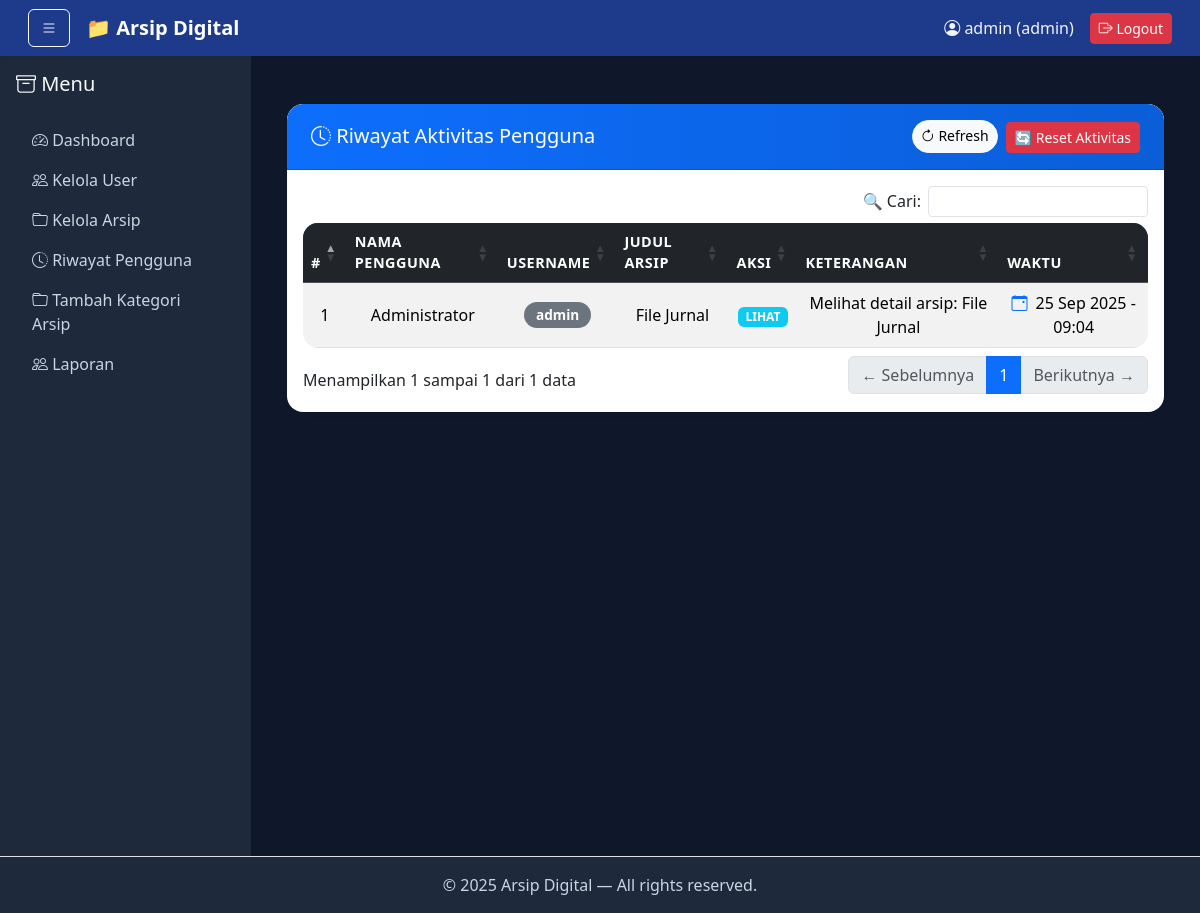
/admin/log_akses.php (signed in), run on the app's committed database.
### tables this page shows
CREATE TABLE `log_akses` (
  `log_id` int(11) NOT NULL AUTO_INCREMENT,
  `user_id` int(11) DEFAULT NULL,
  `arsip_id` int(11) DEFAULT NULL,
  `aksi` enum('upload','edit','unduh','lihat','hapus','login','logout') DEFAULT NULL,
  `keterangan` text DEFAULT NULL,
  `waktu` timestamp NOT NULL DEFAULT current_timestamp(),
  PRIMARY KEY (`log_id`),
  KEY `user_id` (`user_id`),
  KEY `arsip_id` (`arsip_id`),
  CONSTRAINT `log_akses_ibfk_1` FOREIGN KEY (`user_id`) REFERENCES `users` (`user_id`) ON DELETE SET NULL ON UPDATE CASCADE,
  CONSTRAINT `log_akses_ibfk_2` FOREIGN KEY (`arsip_id`) REFERENCES `arsip` (`arsip_id`) ON DELETE SET NULL ON UPDATE CASCADE
);

CREATE TABLE `users` (
  `user_id` int(11) NOT NULL AUTO_INCREMENT,
  `username` varchar(50) NOT NULL,
  `password` varchar(255) NOT NULL,
  `nama_lengkap` varchar(100) DEFAULT NULL,
  `email` varchar(100) DEFAULT NULL,
  `role` enum('admin','staff','pimpinan') NOT NULL,
  `created_at` timestamp NOT NULL DEFAULT current_timestamp(),
  PRIMARY KEY (`user_id`),
  UNIQUE KEY `username` (`username`)
);

CREATE TABLE `arsip` (
  `arsip_id` int(11) NOT NULL AUTO_INCREMENT,
  `nomor_arsip` varchar(50) DEFAULT NULL,
  `judul` varchar(150) NOT NULL,
  `deskripsi` text DEFAULT NULL,
  `kategori_id` int(11) DEFAULT NULL,
  `nama_file` varchar(255) NOT NULL,
  `ukuran_file` bigint(20) DEFAULT NULL,
  `ekstensi` varchar(10) DEFAULT NULL,
  `tanggal_upload` timestamp NOT NULL DEFAULT current_timestamp(),
  `status_arsip` enum('baru','diperiksa','disetujui','ditolak') DEFAULT 'baru',
  `uploaded_by` int(11) DEFAULT NULL,
  PRIMARY KEY (`arsip_id`),
  UNIQUE KEY `nomor_arsip` (`nomor_arsip`),
  KEY `kategori_id` (`kategori_id`),
  KEY `uploaded_by` (`uploaded_by`),
  CONSTRAINT `arsip_ibfk_1` FOREIGN KEY (`kategori_id`) REFERENCES `kategori` (`kategori_id`) ON DELETE SET NULL ON UPDATE CASCADE,
  CONSTRAINT `arsip_ibfk_2` FOREIGN KEY (`uploaded_by`) REFERENCES `users` (`user_id`) ON DELETE SET NULL ON UPDATE CASCADE
);

### admin/log_akses.php (the view, shortened to what this page needs)
<?php
include '../config/koneksi.php';
$query = "
    SELECT l.*,
           u.username,
           u.nama_lengkap,
           a.judul AS judul_arsip
    FROM log_akses l
    LEFT JOIN users u ON l.user_id = u.user_id
    LEFT JOIN arsip a ON l.arsip_id = a.arsip_id
    ORDER BY l.waktu DESC
";
$logs = mysqli_query($koneksi, $query);
include '../include/header.php';
include '../include/sidebar.php';
?>
<div class="container-fluid py-4">
    <div class="card shadow-sm border-0 rounded-4">
        <div class="card-header bg-primary text-white d-flex justify-content-between align-items-center rounded-top-4">
            <h4 class="mb-0"><i class="bi bi-clock-history"></i> Riwayat Aktivitas Pengguna</h4>
            <div class="d-flex gap-2">
                <a href="log_akses.php" class="btn btn-light btn-sm">
                    <i class="bi bi-arrow-clockwise"></i> Refresh
                </a>
                <form method="post" onsubmit="return confirm('Yakin ingin menghapus semua log aktivitas?');" class="m-0 p-0">
                    <button type="submit" name="reset_log" class="btn btn-danger btn-sm">
                        🔄 Reset Aktivitas
                    </button>
                </form>
            </div>
        </div>
        <div class="card-body">
            <?php if (mysqli_num_rows($logs) == 0): ?>
                <div class="alert alert-warning text-center p-4">
                    <i class="bi bi-exclamation-triangle fs-4"></i><br>
                    Belum ada aktivitas tercatat.
                </div>
            <?php else: ?>
                <div class="table-responsive">
                    <table class="table table-hover table-striped align-middle text-center" id="logTable">
                        <thead class="table-dark">
                            <tr>
                                <th>#</th>
                                <th>Nama Pengguna</th>
                                <th>Username</th>
                                <th>Judul Arsip</th>
                                <th>Aksi</th>
                                <th>Keterangan</th>
                                <th>Waktu</th>
                            </tr>
                        </thead>
                        <tbody>
                            <?php
                            $no = 1;
                            while ($row = mysqli_fetch_assoc($logs)):
                            ?>
                            <tr>
                                <td><?= $no++; ?></td>
                                <td><?= htmlspecialchars($row['nama_lengkap'] ?? '-'); ?></td>
                                <td><span class="badge bg-secondary"><?= htmlspecialchars($row['username'] ?? '-'); ?></span></td>
                                <td><?= htmlspecialchars($row['judul_arsip'] ?? '-'); ?></td>
                                <td>
                                    <?php
                                        $aksiClass = [
                                            'upload' => 'success',
                                            'edit' => 'warning',
                                            'hapus' => 'danger',
                                            'lihat' => 'info',
                                            'unduh' => 'primary',
                                            'login' => 'secondary',
                                            'logout' => 'dark'
                                        ];
                                        $badgeClass = $aksiClass[$row['aksi']] ?? 'secondary';
                                    ?>
                                    <span class="badge bg-<?= $badgeClass ?>"><?= strtoupper($row['aksi']); ?></span>
                                </td>
                                <td><?= htmlspecialchars($row['keterangan']); ?></td>
                                <td><i class="bi bi-calendar-event"></i> <?= date('d M Y - H:i', strtotime($row['waktu'])); ?></td>
                            </tr>
                            <?php endwhile; ?>
                        </tbody>
                    </table>
                </div>
            <?php endif; ?>
        </div>
    </div>
</div>
<link href="https://cdn.datatables.net/1.13.6/css/dataTables.bootstrap5.min.css" rel="stylesheet">
<?php include '../include/footer.php'; ?>

### include/header.php (style rules this page uses)
body { background-color: #0f172a; color: #f1f5f9; }

### admin/log_akses.php (style rules this page uses)
body { background-color: #0f172a; font-family: 'Segoe UI', sans-serif; }
.card { border-radius: 20px; box-shadow: 0px 4px 15px rgba(0,0,0,0.08); overflow: hidden; }
.card-header { font-weight: 600; font-size: 1.3rem; background: linear-gradient(90deg, #0d6efd, #0b5ed7); padding: 1rem 1.5rem; }
.card-header h4 { font-size: 1.25rem; margin: 0; }
.btn-light.btn-sm { border-radius: 25px; font-weight: 500; transition: 0.3s; }
.table { border-radius: 15px; overflow: hidden; }
thead.table-dark { background: linear-gradient(90deg, #0d6efd, #0b5ed7); }
thead th { text-transform: uppercase; letter-spacing: 0.5px; font-size: 0.9rem; }
tbody tr { transition: all 0.2s; }
.badge.bg-secondary { font-size: 0.85rem; border-radius: 20px; padding: 6px 12px; }
td i.bi-calendar-event { color: #0d6efd; margin-right: 4px; }
.table-hover tbody tr { cursor: pointer; }

### data on the page
log_akses: user.nama_lengkap "Administrator", user.username "admin", arsip.judul "File Jurnal", aksi "LIHAT", keterangan "Melihat detail arsip: File Jurnal", waktu "25 Sep 2025 - 09:04"

### other printed values
$_SESSION['username'] "admin"
$_SESSION['role'] "admin"
